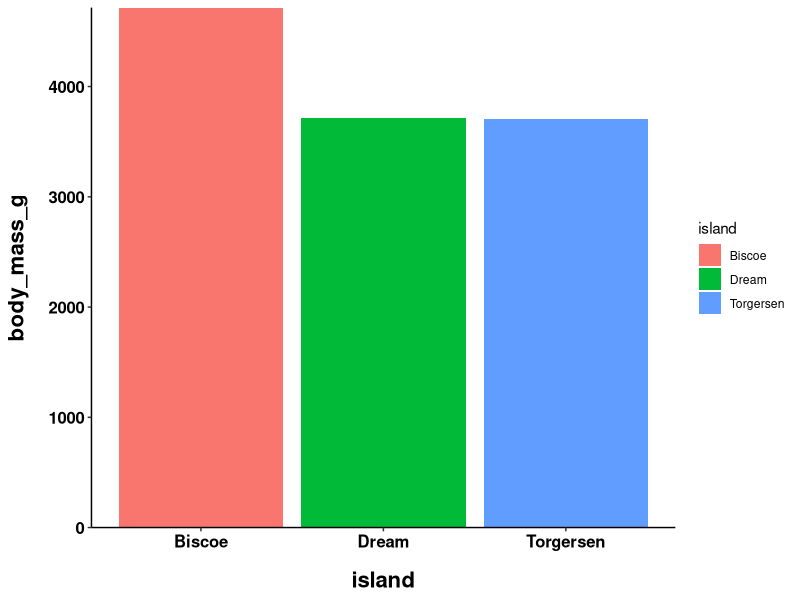
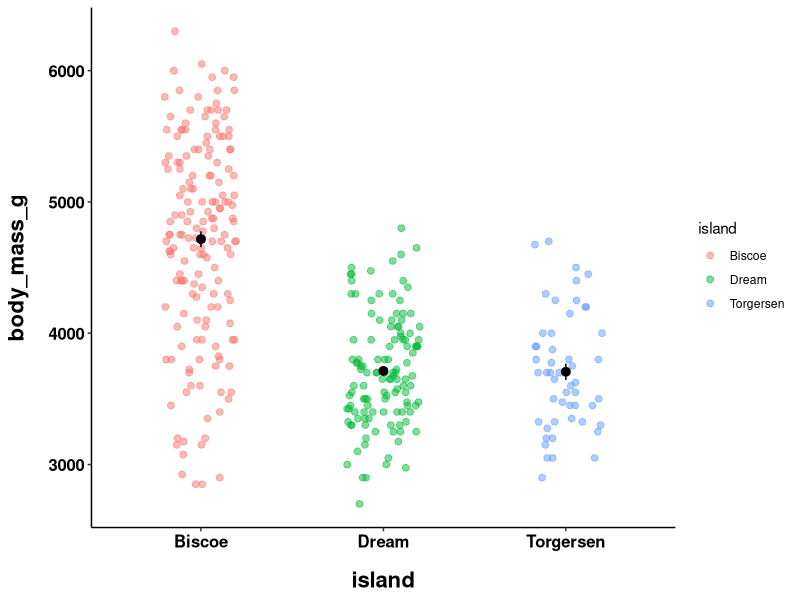
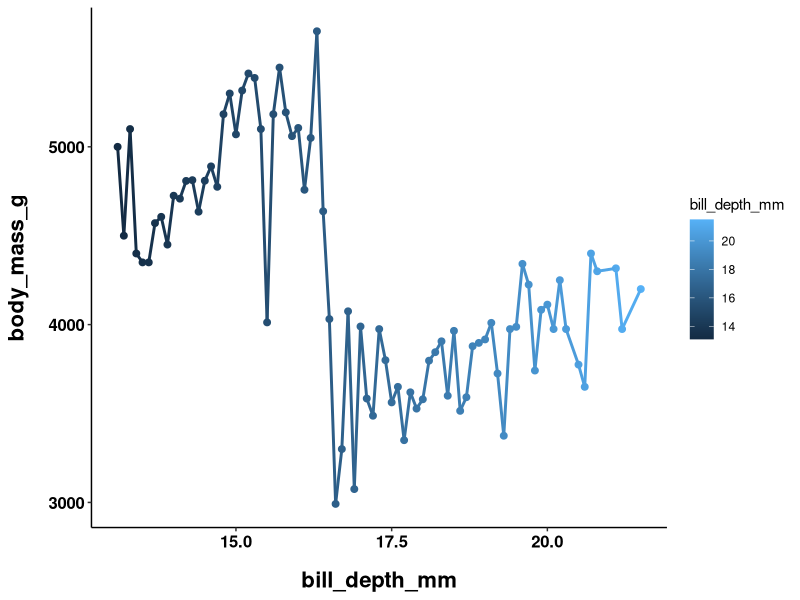
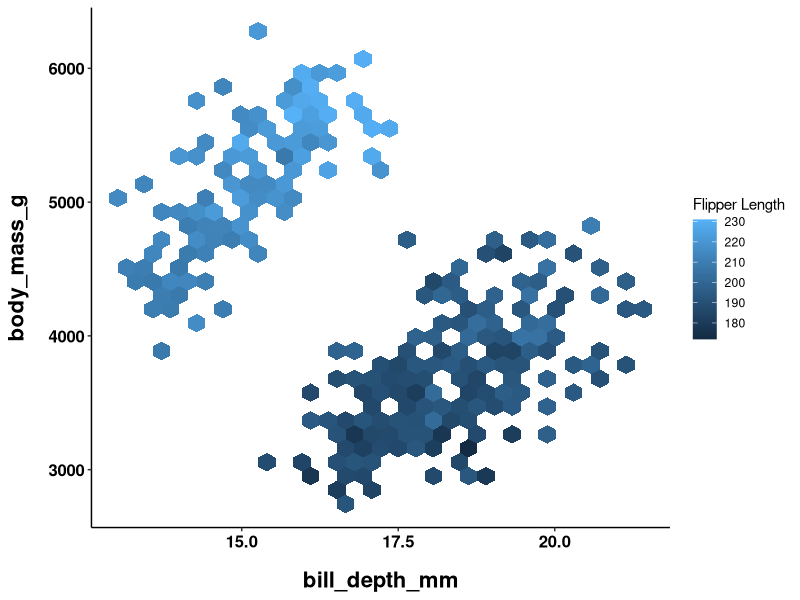
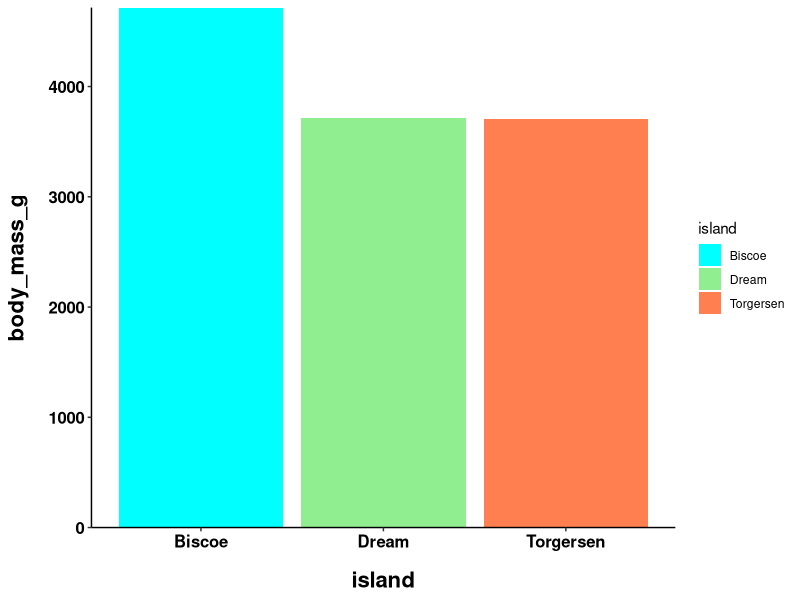
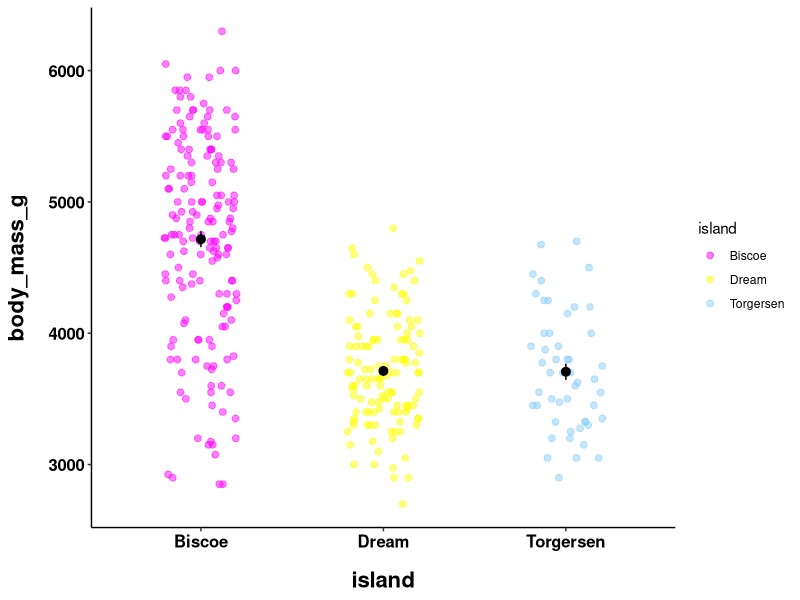
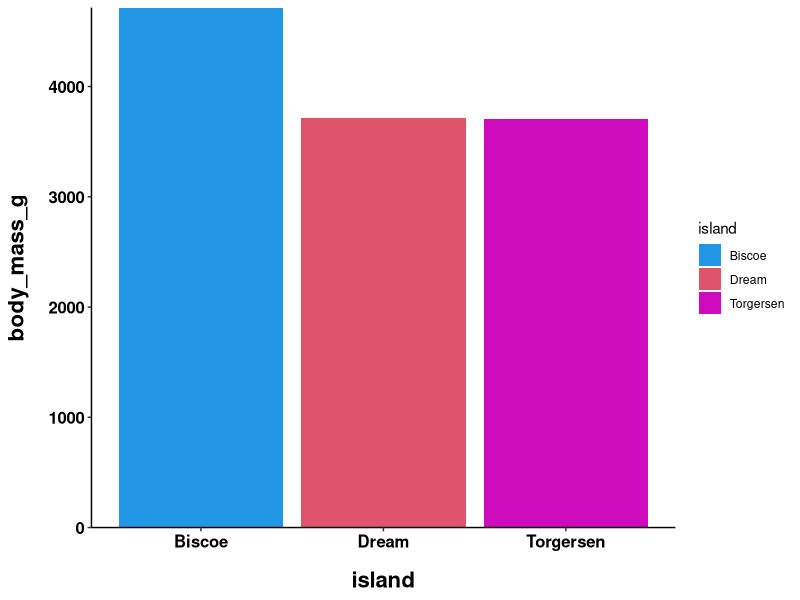
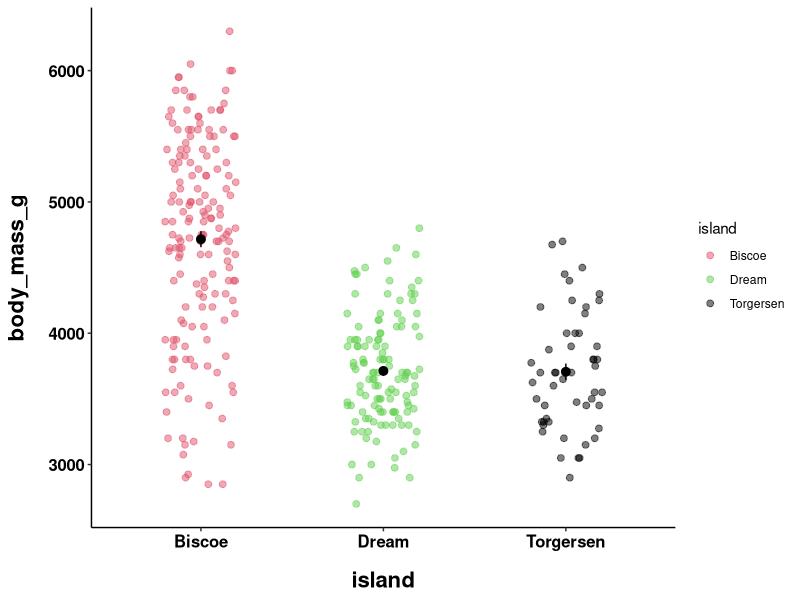

Write the R code that produced these figures, in order.
## ---- chunk 1
library(patchwork)
library(RColorBrewer)
library(colorspace) 
library(viridis) 
library(tidyverse)
library(palmerpenguins) 
## ---- chunk 2
theme_set(theme_classic() + 
            theme(plot.title = element_text(size = 18,
                                face = "bold",
                                hjust = 0.5),
      plot.subtitle = element_text(size = 10, 
                                   color = "grey50",
                                   face = "bold",
                                   hjust = 0.5,
                                   margin = margin(b = 0.2, 
                                                   unit = "inch")),
      plot.tag = element_text(face = "bold"),
      plot.caption = element_text(hjust = 0,
                                  face = 'italic'),
      axis.title.x = element_text(size = 16,
                                  face = "bold",
                                  margin = margin(t = 0.2, 
                                                  unit = "inch")),
      axis.title.y = element_text(size = 16,
                                  face = "bold",
                                  margin = margin(r = 0.2, 
                                                  unit = "inch")),
      axis.text = element_text(face = "bold",
                               color = "black",
                               size = 12)))
## ---- chunk 3
plot_bar = penguins %>%
  ggplot(aes(y = body_mass_g, x = island,
             fill = island)) +
  stat_summary(fun = "mean", geom = "bar") +
  scale_y_continuous(expand = c(0,0))

plot_bar
plot_jitter = penguins %>%
  ggplot(aes(y = body_mass_g, x = island)) +
  geom_jitter(height = 0, width = 0.2, 
              size = 2, alpha = 0.5,
              aes(color = island)) +
    stat_summary(fun.data = "mean_se",
               geom = "pointrange",
               size = 0.5)

plot_jitter
plot_line = penguins %>%
  ggplot(aes(y = body_mass_g, x = bill_depth_mm, color = bill_depth_mm)) +
  stat_summary(fun = "mean", geom = "point", size = 2) +
  stat_summary(fun = "mean", geom = "line", size = 1)

plot_line
plot_hex = penguins %>%
  ggplot(aes(y = body_mass_g,
             x = bill_depth_mm,
             z = flipper_length_mm)) +
  stat_summary_hex() +
  labs(fill = "Flipper Length")

plot_hex
## ---- chunk 4
plot_bar +
  scale_fill_manual(values = c("cyan", "lightgreen", "coral"))

plot_jitter +
  scale_color_manual(values = c("magenta", "yellow", 
                                "lightskyblue"))
## ---- chunk 5
plot_bar +
  scale_fill_manual(values = c("Torgersen" = "30",
                               "Biscoe" = "60",
                               "Dream" = "90"))
plot_jitter +
  scale_color_manual(values = c("Torgersen" = "25",
                               "Biscoe" = "50",
                               "Dream" = "75"))
## ---- chunk 6
plot_line +
  scale_color_gradient()

plot_hex +
  scale_fill_gradient(low = "lightgreen", high = "darkgreen")
## ---- chunk 7
plot_line +
  scale_color_gradient(low = "tan", high = "chocolate")

plot_hex +
  scale_fill_gradient(low = "pink", high = "red")
## ---- chunk 8
plot_line +
  scale_color_gradientn(colors = c("red", "orange", "yellow", 
                                   "green", "blue"))
plot_hex +
  scale_fill_gradientn(colors = c("red", "brown", "yellow"))
## ---- chunk 9
plot_hex +
  scale_fill_gradient2(low = "red", mid = "grey90", high = "yellow",
                       midpoint = mean(penguins$flipper_length_mm, na.rm = TRUE))
## ---- chunk 10
rainbow(10)
heat.colors(4)
terrain.colors(9)
topo.colors(6)
cm.colors(1)
## ---- chunk 11
plot_hex +
    scale_fill_gradientn(colors = rainbow(3))
plot_jitter +
  scale_color_manual(values = cm.colors(4))
## ---- chunk 12
brewer.pal.info
## ---- chunk 13
display.brewer.all(colorblindFriendly = TRUE, type = "qual") 
## ---- chunk 14
display.brewer.all(colorblindFriendly = TRUE, type = "seq")
## ---- chunk 15
display.brewer.all(colorblindFriendly = TRUE, type = "div")
## ---- chunk 16
display.brewer.pal(n = 3, name = 'Blues')
display.brewer.pal(n = 6, name = 'Blues')
## ---- chunk 17
brewer.pal(n = 3, name = 'Blues')
brewer.pal(n = 6, name = 'Blues')
## ---- chunk 18
plot_hex +
    scale_fill_distiller(palette = "GnBu")

plot_line +
  scale_color_distiller(palette = "RdPu")

plot_jitter +
  scale_color_brewer(palette = "Dark2")

plot_bar +
  scale_fill_brewer(palette = "Set2")
## ---- chunk 19
plot_hex +
    scale_fill_gradientn(colors = brewer.pal(n = 3, name = 'YlOrRd'))
plot_jitter +
  scale_color_manual(values = brewer.pal(n = 4, name = 'PuBu'))
## ---- chunk 20
plot_bar + 
  scale_fill_grey(start = 0, end = 1)

plot_bar + 
  scale_fill_grey(start = 0.4, end = 0.7)
## ---- chunk 21
plot_bar + 
  scale_fill_viridis(discrete = TRUE)

plot_jitter + 
  scale_color_viridis(discrete = TRUE, option = "plasma")

plot_line + 
  scale_color_viridis(option = "inferno")

plot_hex + 
  scale_fill_viridis()
## ---- chunk 22
viridis(4)
magma(9)
inferno(2)
plasma(7)
## ---- chunk 23
hcl_palettes()
## ---- chunk 24
hcl_palettes(type = "Qualitative", plot = TRUE)
hcl_palettes(type = "Sequential (single-hue)", plot = TRUE)
hcl_palettes(type = "Sequential (multi-hue)", plot = TRUE)
hcl_palettes(type = "Diverging", plot = TRUE)
## ---- chunk 25
qualitative_hcl(n = 3, palette = "Harmonic")
sequential_hcl(n = 3, palette = "SunsetDark")
diverging_hcl(n = 3, palette = "Lisbon")

plot_hex +
    scale_fill_gradientn(colors = sequential_hcl(n = 5, 
                                                 palette = "Hawaii"))
## ---- chunk 26
(plot_bar +
    scale_fill_manual(values = brewer.pal(n = 3, name = 'BuGn')) +
 ggtitle("brewer")) + (plot_bar +
    scale_fill_manual(values = sequential_hcl(n = 3, palette = "BuGn")) +
      ggtitle("colorspace"))
(plot_hex +
    scale_fill_viridis(option = "viridis") +
    ggtitle("viridis")) + (plot_hex +
    scale_fill_gradientn(colors = sequential_hcl(n = 12, 
                                                 palette = "viridis")) +
      ggtitle("colorspace"))
## ---- chunk 27
demoplot(sequential_hcl(n = 3, palette = "Emrld"), "bar")
demoplot(sequential_hcl(n = 6, palette = "Mint"), "scatter")
demoplot(sequential_hcl(n = 9, palette = "Lajolla"), "lines")
## ---- chunk 28
demoplot(terrain.colors(6), "lines")
demoplot(viridis(5), "bar")
demoplot(brewer.pal(6, "Dark2"), "scatter")
